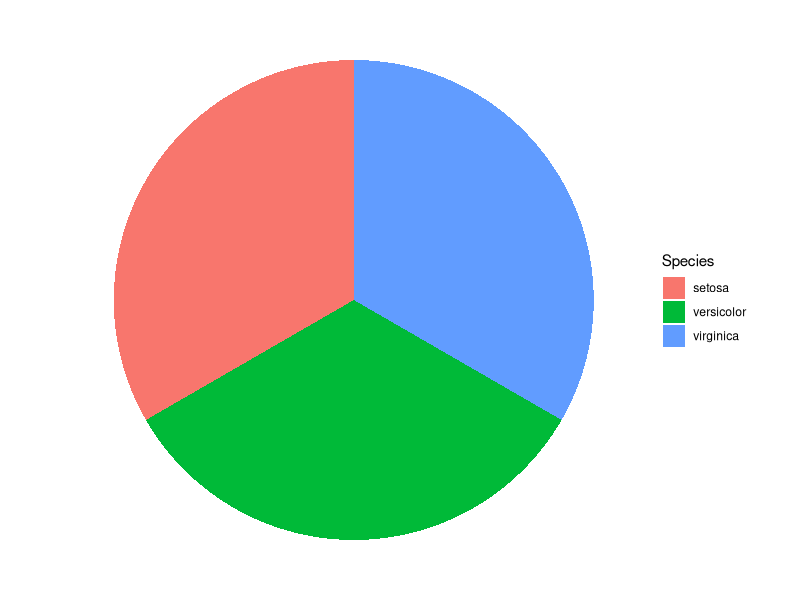
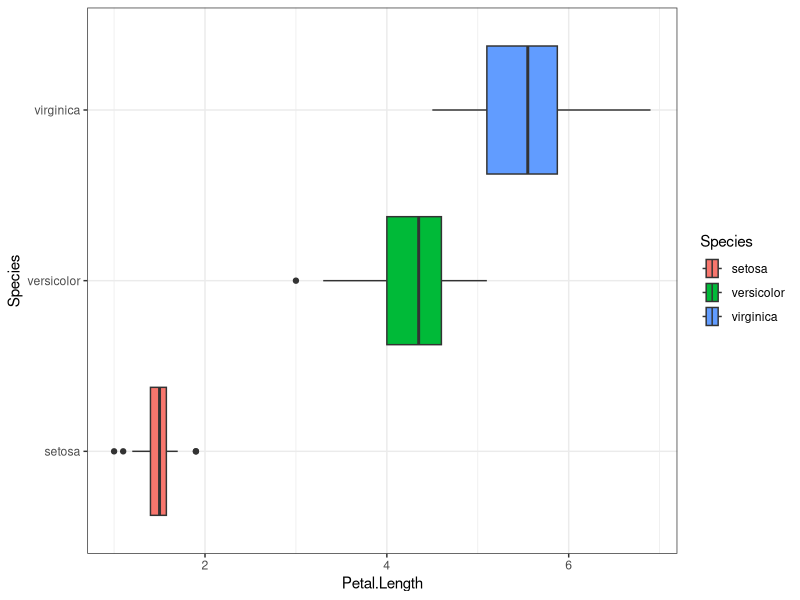
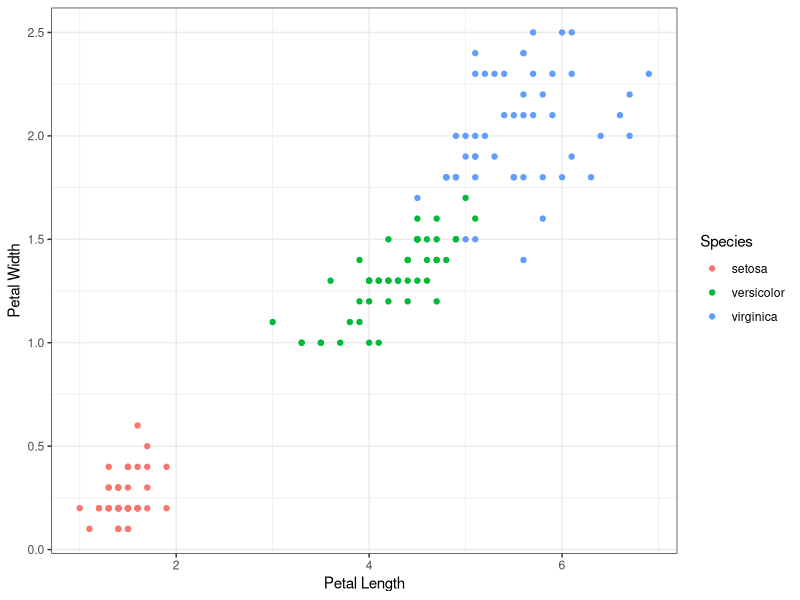
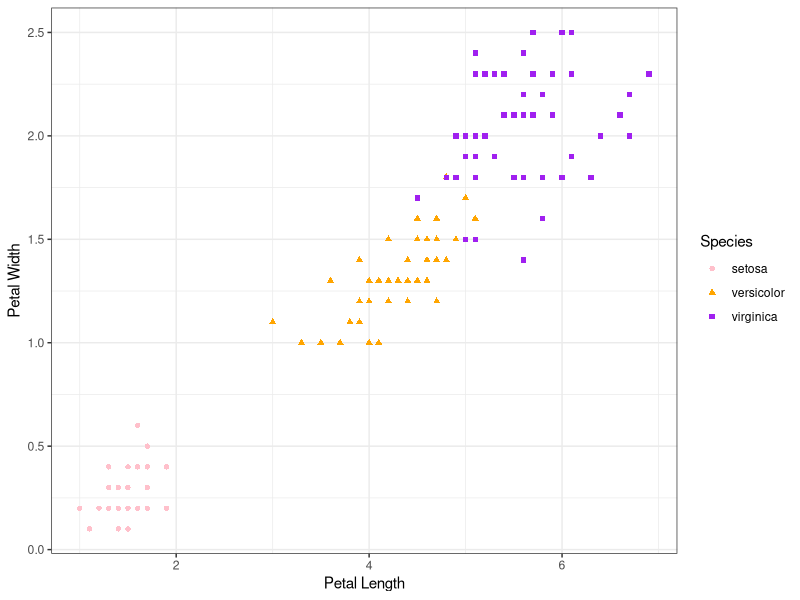
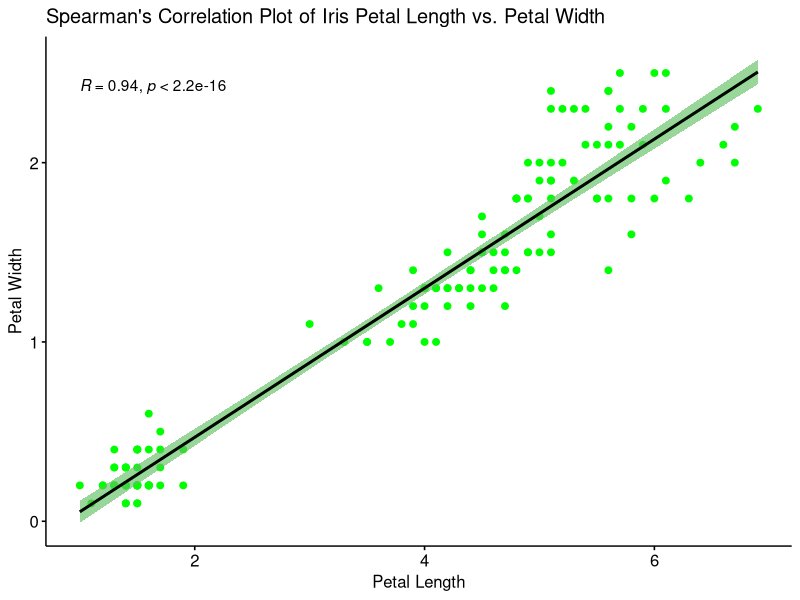
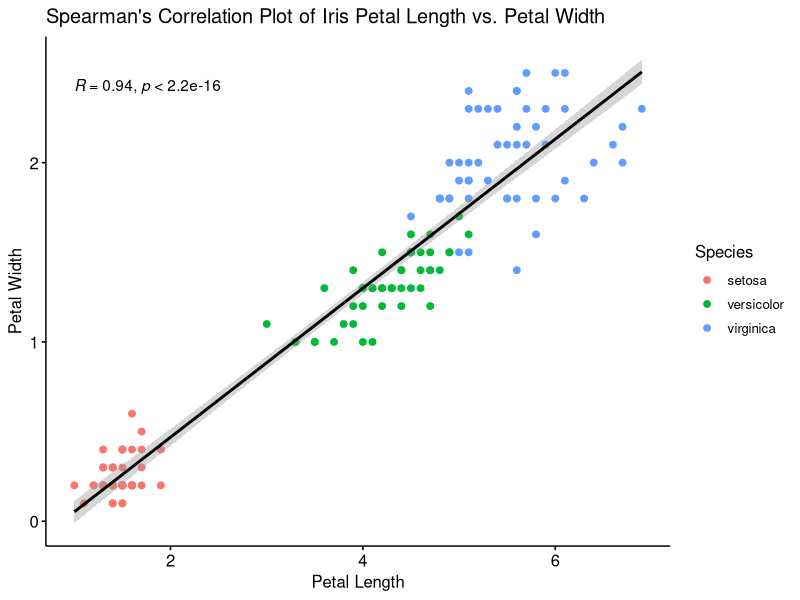
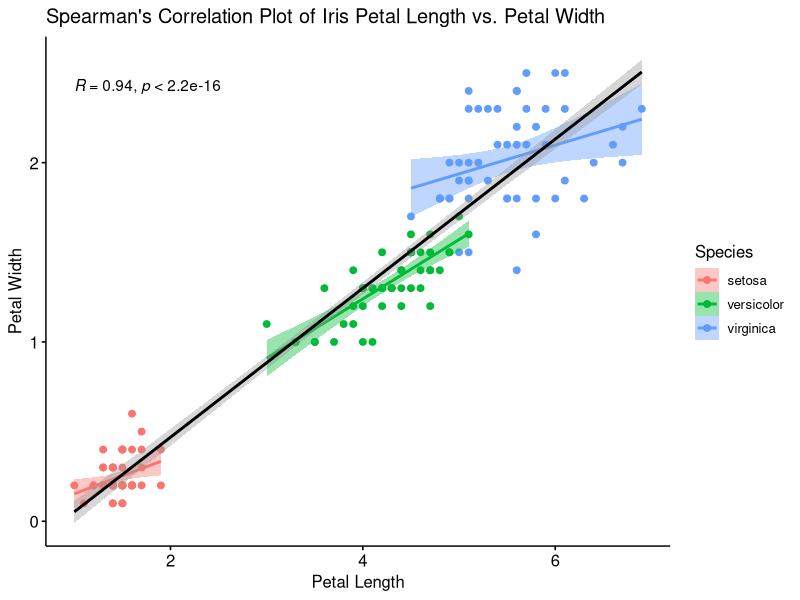

Reproduce these figures in R, in order.
## ---- chunk 1
install.packages(tidyverse)
library(tidyverse)
install.packages(ggpubr)
library(ggpubr)
## ---- chunk 2
data("iris")
view(iris)
## ---- chunk 3
iris %>% reframe(unique(Species))
## ---- chunk 4
count <- iris %>% group_by(Species) %>% summarise(count = n())
## ---- chunk 5
barplot1 <- iris %>% ggplot() + geom_bar(mapping = aes(x = Species, fill = "red"))

barplot2 <- barplot2 <- iris %>% ggplot() + geom_bar(mapping = aes(x = Species, fill = Species)) + scale_fill_manual(values = c("pink", "orange", "purple")) + labs(x = "Species of Iris", y = "Count", title = "Iris Species") + theme_minimal()
## ---- chunk 6
ggplot(count, aes(x="", y=count, fill=Species)) + geom_bar(stat="identity", width=1) + coord_polar("y", start=0) + theme_void()
## ---- chunk 7
petal_length_distribution <- iris %>% ggplot() + geom_histogram(mapping = aes(x = Petal.Length))
petal_width_distribution <- iris %>% ggplot() + geom_histogram(mapping = aes(x = Petal.Width))
sepal_length_distribution <- iris %>% ggplot() + geom_histogram(mapping = aes(x = Sepal.Length))
sepal_width_distribution <- iris %>% ggplot() + geom_histogram(mapping = aes(x = Sepal.Width))
## ---- chunk 8
petal_length_qq <- iris %>% ggplot() + stat_qq(aes(sample = Petal.Length)) + stat_qq_line(aes(sample = Petal.Length))
petal_width_qq <- iris %>% ggplot() + stat_qq(aes(sample = Petal.Width)) + stat_qq_line(aes(sample = Petal.Width))
sepal_length_qq <- iris %>% ggplot() + stat_qq(aes(sample = Sepal.Length)) + stat_qq_line(aes(sample = Sepal.Length))
sepal_width_qq <- iris %>% ggplot() + stat_qq(aes(sample = Sepal.Width)) + stat_qq_line(aes(sample = Sepal.Width))
## ---- chunk 9
iris %>% pull(Petal.Length) %>% shapiro.test()
iris %>% pull(Petal.Width) %>% shapiro.test()
iris %>% pull(Sepal.Length) %>% shapiro.test()
iris %>% pull(Sepal.Width) %>% shapiro.test()
## ---- chunk 10
mean(iris$Sepal.Width)
## ---- chunk 11
sd(iris$Sepal.Width)
## ---- chunk 12
iris %>% group_by(Species) %>% summarise(mean_sepal_width = mean(Sepal.Width), sd_sepal_width = sd(Sepal.Width)) %>% arrange(desc(mean_sepal_width))
## ---- chunk 13
iris %>% group_by(Species) %>% summarise(min_petal_length = min(Petal.Length), q1_petal_length = quantile(Petal.Length, probs = 0.25), med_petal_length = median(Petal.Length), q3_petal_length = quantile(Petal.Length, probs = 0.75), max_petal_length = max(Petal.Length))

iris %>% summarise(min_petal_length = min(Petal.Length), q1_petal_length = quantile(Petal.Length, probs = 0.25), med_petal_length = median(Petal.Length), q3_petal_length = quantile(Petal.Length, probs = 0.75), max_petal_length = max(Petal.Length))
## ---- chunk 14
iris %>% ggplot() + geom_boxplot(mapping = aes(x = Petal.Length, y = Species, fill = Species)) + theme_bw()
## ---- chunk 15
setosa_petal_length <- iris %>% filter(Species == "setosa") %>% pull(Petal.Length) 

versicolor_petal_length <- iris %>% filter(Species == "versicolor") %>% pull(Petal.Length)

virginica_petal_length <- iris %>% filter(Species == "virginica") %>% pull(Petal.Length) 
## ---- chunk 16
wilcox.test(setosa_petal_length, virginica_petal_length, alternative = "two.sided")

wilcox.test(setosa_petal_length, versicolor_petal_length, alternative = "two.sided")

wilcox.test(virginica_petal_length, versicolor_petal_length, alternative = "two.sided")
## ---- chunk 17
t.test(setosa_petal_length, virginica_petal_length, alternative = "two.sided")
## ---- chunk 18
cor.test(iris$Petal.Length, iris$Petal.Width, method = "spearman")
## ---- chunk 19
cor.test(iris$Petal.Length, iris$Petal.Width, method = "pearson")
## ---- chunk 20
iris %>% ggplot() + geom_point(mapping = aes(x = Petal.Length, y = Petal.Width, color = Species)) + labs(x = "Petal Length", y = "Petal Width") + theme_bw()

iris %>% ggplot() + geom_point(mapping = aes(x = Petal.Length, y = Petal.Width, color = Species, shape = Species)) + labs(x = "Petal Length", y = "Petal Width") + theme_bw() + scale_color_manual(values = c("pink", "orange", "purple"))
## ---- chunk 21
ggscatter(iris, x = "Petal.Length", y = "Petal.Width", color = "green", add = "reg.line", conf.int = TRUE, cor.coef = TRUE, cor.method = "spearman", xlab = "Petal Length", ylab = "Petal Width", title = "Spearman's Correlation Plot of Iris Petal Length vs. Petal Width") + geom_smooth(method = lm, color = "black")

ggscatter(iris, x = "Petal.Length", y = "Petal.Width", color = "Species", conf.int = TRUE, cor.coef = TRUE, cor.method = "spearman", xlab = "Petal Length", ylab = "Petal Width", title = "Spearman's Correlation Plot of Iris Petal Length vs. Petal Width") + geom_smooth(method = lm, color = "black") + theme(legend.position = "right")

ggscatter(iris, x = "Petal.Length", y = "Petal.Width", color = "Species", add = "reg.line", conf.int = TRUE, cor.coef = TRUE, cor.method = "spearman", xlab = "Petal Length", ylab = "Petal Width", title = "Spearman's Correlation Plot of Iris Petal Length vs. Petal Width") + geom_smooth(method = lm, color = "black") + theme(legend.position = "right")
